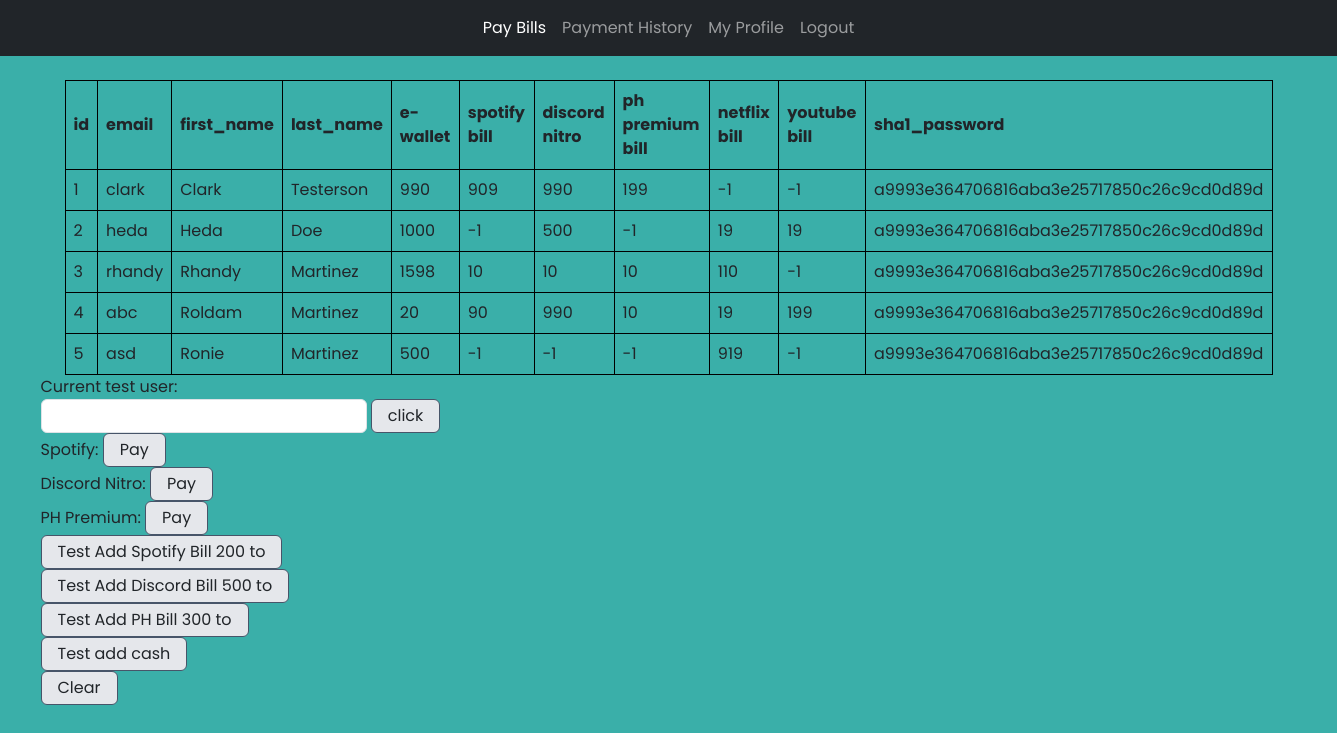
The page /admin-page.php on the database its author committed.
### tables this page shows
CREATE TABLE `persons` (
  `id` INT PRIMARY KEY AUTO_INCREMENT,
  `first_name` varchar(64) DEFAULT NULL,
  `last_name` varchar(64) DEFAULT NULL,
  `email` varchar(256) DEFAULT NULL,
  `sha1_password` varchar(40) DEFAULT NULL,
  `e_wallet` int(11) DEFAULT NULL,
  `spotify_bill` int(11) DEFAULT NULL,
  `discord_nitro_bill` int(11) DEFAULT NULL,
  `ph_premium_bill` int(11) DEFAULT NULL,
  `netflix_bill` int(11) DEFAULT NULL,
  `yt_premium_bill` int(11) DEFAULT NULL,
  `profile_pic` text DEFAULT NULL
);

### admin-page.php (the view, shortened to what this page needs)
<?php
include ("config.php");
?>
<!DOCTYPE html>
<html lang="en">
<head>
<link rel="stylesheet" href="https://cdn.jsdelivr.net/npm/bootstrap@5.1.3/dist/css/bootstrap.min.css">
<script src="https://cdn.tailwindcss.com"></script>
<link rel="stylesheet" href="./css/font.css">
<script src="tailwind.config.js"></script>
</head>
<body class="font-poppins">
	<nav
		class="navbar navbar-expand-sm bg-dark navbar-dark fixed-top justify-content-center">
		<ul class="navbar-nav">
			<li class="nav-item"><a class="nav-link active">Pay Bills</a></li>
			<li class="nav-item"><a class="nav-link" href="payment-history.php">Payment
					History</a></li>
			<li class="nav-item"><a class="nav-link" href="myprofile.php">My
					Profile</a></li>
			<li class="nav-item"><a class="nav-link" href="controller/logout.php">Logout</a></li>
		</ul>
	</nav>
	<div class="container">
		<div class="row">
			<div class="col-md-12 col-sm-12">
                   	<?php
                    $sql = "SELECT * FROM persons";
                    if ($result = mysqli_query($mysqli, $sql)) {
                        if (mysqli_num_rows($result) > 0) {
                            echo "<div class='container'>";
                            echo "<table>";
                            echo "<tr>";
                            echo "<th>id</th>";
                            echo "<th>email</th>";
                            echo "<th>first_name </th>";
                            echo "<th>last_name </th>";
                            echo "<th>e-wallet</th>";
                            echo "<th>spotify bill</th>";
                            echo "<th>discord nitro </th>";
                            echo "<th>ph premium bill </th>";
                            echo "<th>netflix bill </th>";
                            echo "<th>youtube bill </th>";
                            echo "<th>sha1_password </th>";
                            echo "</tr>";
                            while ($row = mysqli_fetch_array($result)) {
                                echo "<tr>";
                                echo "<td>" . $row['id'] . "</td>";
                                echo "<td>" . $row['email'] . "</td>";
                                echo "<td>" . $row['first_name'] . "</td>";
                                echo "<td>" . $row['last_name'] . "</td>";
                                echo "<td>" . $row['e_wallet'] . "</td>";
                                echo "<td>" . $row['spotify_bill'] . "</td>";
                                echo "<td>" . $row['discord_nitro_bill'] . "</td>";
                                echo "<td>" . $row['ph_premium_bill'] . "</td>";
                                echo "<td>" . $row['netflix_bill'] . "</td>";
                                echo "<td>" . $row['yt_premium_bill'] . "</td>";
                                echo "<td>" . $row['sha1_password'] . "</td>";
                                echo "</tr>";
                            }
                            echo "</table>";
                            echo "</div>";
                        } else {
                            echo "No records matching your query were found.";
                        }
                    } else {
                        echo "ERROR: Could not able to execute $sql. " . mysqli_error($mysqli);
                    }
                    ?>
			</div>
			<div class="col-md-12 col-sm-12">
	<?php echo 'Current test user: '.$_SESSION["login"] ?>
		<form method="post" action="../admin-page.php">
					<input type="text" name="testuser" id="testuser"
						class="border-solid border border-slate-800 rounded-md p-1 pl-5">
					<input type="submit" value="click"
						class="bg-gray-200 rounded-md py-1 px-3 border-solid border-slate-600 border-[1px] hover:bg-gray-300">
				</form>
        <form action="controller/test-pay.php" method="post">
					<label> Spotify: </label>
					<button type="submit" name="Spotify" value="submit" class="button">Pay</button>
					<br> <label> Discord Nitro: </label>
					<button type="submit" name="Discord" value="submit" class="button">Pay</button>
					<br> <label> PH Premium: </label>
					<button type="submit" name="PhilHealth" value="submit" class="button">Pay</button>
				</form>
				<form action="controller/test-add-bill.php" method="post">
					<button type="submit" name="Spotify" value="submit" class="button">Test Add Spotify
			Bill 200 to <?php echo $current_user;?></button>
					<br>
					<button type="submit" name="Discord" value="submit" class="button">Test Add Discord
			Bill 500 to <?php echo $current_user;?></button>
					<br>
					<button type="submit" name="PhilHealth" value="submit" class="button">Test Add PH
			Bill 300 to <?php echo $current_user;?></button>
				</form>
				<form action="controller/test-add-cash.php" method="post">
					<button type="submit" name="action" value="submit" class="button">Test add cash</button>
				</form>
				<form action="controller/clear-all.php" method="post">
					<button type="submit" name="action" value="submit" class="button">Clear</button>
				</form>
			</div>
		</div>
	</div>
</body>
</html>

### admin-page.php (style rules this page uses)
body { scroll-behavior: smooth; height: 100%; background: #3AAFA9; padding-top: 80px; }
table { border: 1px solid black; }
th { padding: 8px; border: 1px solid black; }
td { padding: 8px; border: 1px solid black; }
a { text-decoration: none; }

### rows shown on the page
persons: id "1", email "clark", first_name "Clark", last_name "Testerson", e_wallet "990", spotify_bill "909", discord_nitro_bill "990", ph_premium_bill "199", netflix_bill "-1", yt_premium_bill "-1", sha1_password "a9993e364706816aba3e25717850c26c9cd0d89d"
persons: id "2", email "heda", first_name "Heda", last_name "Doe", e_wallet "1000", spotify_bill "-1", discord_nitro_bill "500", ph_premium_bill "-1", netflix_bill "19", yt_premium_bill "19", sha1_password "a9993e364706816aba3e25717850c26c9cd0d89d"
persons: id "3", email "rhandy", first_name "Rhandy", last_name "Martinez", e_wallet "1598", spotify_bill "10", discord_nitro_bill "10", ph_premium_bill "10", netflix_bill "110", yt_premium_bill "-1", sha1_password "a9993e364706816aba3e25717850c26c9cd0d89d"
persons: id "4", email "abc", first_name "Roldam", last_name "Martinez", e_wallet "20", spotify_bill "90", discord_nitro_bill "990", ph_premium_bill "10", netflix_bill "19", yt_premium_bill "199", sha1_password "a9993e364706816aba3e25717850c26c9cd0d89d"
persons: id "5", email "asd", first_name "Ronie", last_name "Martinez", e_wallet "500", spotify_bill "-1", discord_nitro_bill "-1", ph_premium_bill "-1", netflix_bill "919", yt_premium_bill "-1", sha1_password "a9993e364706816aba3e25717850c26c9cd0d89d"
